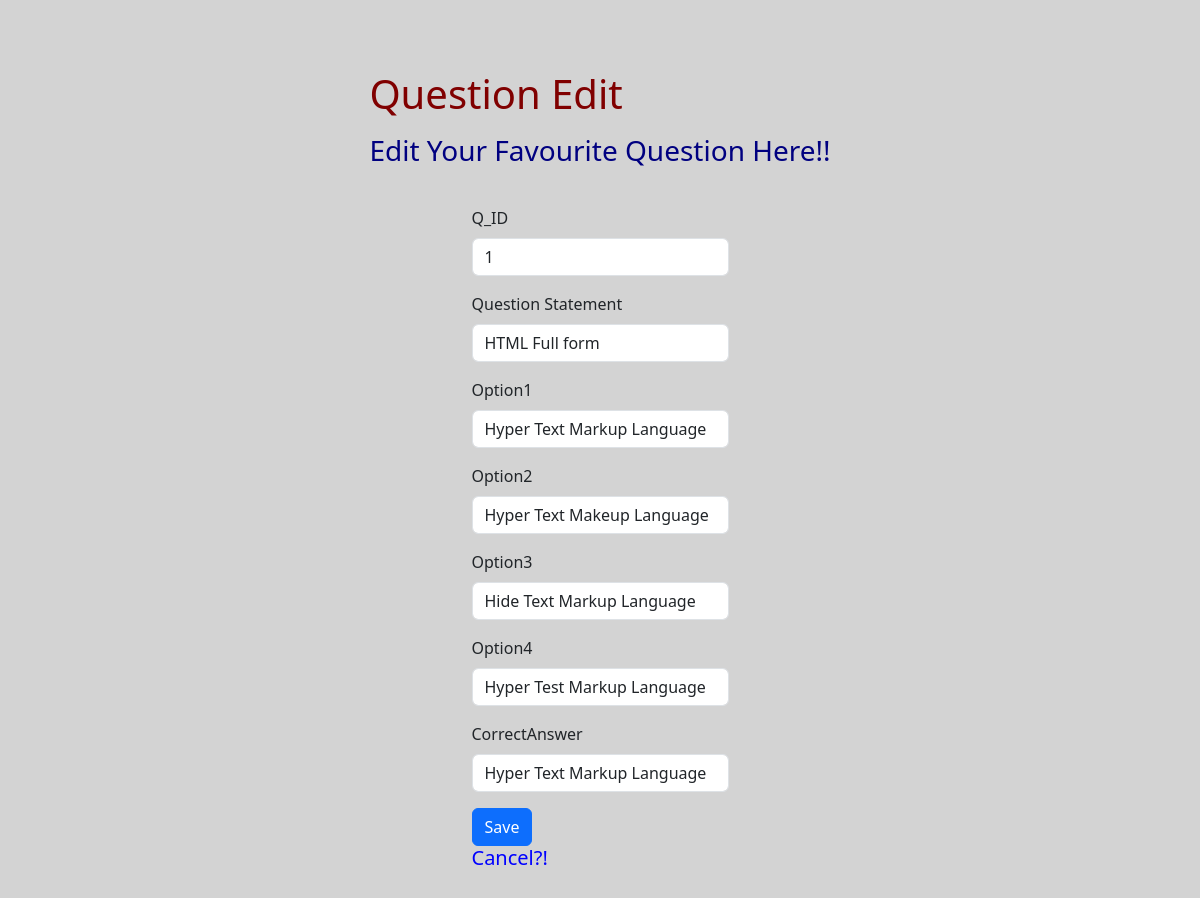
The app's page /quest_edit/1/edit with its own data.
### Backend/models.py (models this page shows)
class Question(db.Model):
    id=db.Column(db.Integer,primary_key=True)
    quiz_id=db.Column(db.Integer,db.ForeignKey('quiz.id'))
    question_statement=db.Column(db.String,nullable=False)
    option1=db.Column(db.String,nullable=False)
    option2=db.Column(db.String,nullable=False)
    option3=db.Column(db.String,nullable=False)
    option4=db.Column(db.String,nullable=False)
    correct_answer=db.Column(db.String,nullable=False)

### Backend/controllers.py (the view)
@app.route('/quest_edit/<int:id>/edit')
def quest_edit(id):
  questobj=Question.query.get(id)
  if not questobj:
    flash("Chapter doesn't exit")
  return render_template('Admin_add/Qu_edit.html',questobj=questobj)

### templates/Admin_add/Qu_edit.html (shortened to what this page needs)
{%extends 'layout.html'%}
{%block content%}
<div>
    <h1>Question Edit</h1>
    <h3>Edit Your Favourite Question Here!!</h3>
</div>
<div class="f_container">
    <form action="" method="POST">
        <div class="mb-3">
        <label for="q_id" class="form-label">Q_ID</label>
        <input type="number" class="form-control" id="q_id" name="q_id" value="{{questobj.quiz_id}}">
        </div>
        <div class="mb-3">
            <label for="ques" class="form-label">Question Statement</label>
            <input type="text" class="form-control" id="ques" name="ques" value="{{questobj.question_statement}}">
        </div>
        <div class="mb-3">
            <label for="op1" class="form-label">Option1</label>
            <input type="text" class="form-control" id="op1" name="op1" value="{{questobj.option1}}">
        </div>
        <div class="mb-3">
            <label for="op2" class="form-label">Option2</label>
            <input type="text" class="form-control" id="op2" name="op2" value="{{questobj.option2}}">
        </div>
        <div class="mb-3">
            <label for="op3" class="form-label">Option3</label>
            <input type="text" class="form-control" id="op1" name="op3" value="{{questobj.option3}}">
        </div>
        <div class="mb-3">
            <label for="op4" class="form-label">Option4</label>
            <input type="text" class="form-control" id="op4" name="op4" value="{{questobj.option4}}">
        </div>
        <div class="mb-3">
            <label for="corr_ans" class="form-label">CorrectAnswer</label>
            <input type="text" class="form-control" id="corr_ans" name="corr_ans" value="{{questobj.correct_answer}}">
        </div>
            <button type="submit" class="btn btn-primary">Save</button>
            <a href="{{url_for('quize')}}"><h5>Cancel?!</h5></a>
        </div>
{%endblock%}

### static/main.css (style rules this page uses)
html,body { margin:0; padding:0; overflow-x: hidden; }
.body_design { min-height:100vh; width:100vw; padding-top:70px; margin:0; background-color:lightgrey; display: flex; justify-content: center; align-items: center; flex-direction: column; }
h1 { color:maroon; margin-bottom:0.4em; }
a { text-decoration:none; color:blue; }
.f_container { height:auto; width:auto; padding:30px 100px 50px 100px; border-radius:8px; margin-bottom:20px; }
h3 { text-align:center; color: navy; }

### records on screen
Question: q_id "1", ques "HTML Full form", op1 "Hyper Text Markup Language", op2 "Hyper Text Makeup Language", op3 "Hide Text Markup Language", op4 "Hyper Test Markup Language", corr_ans "Hyper Text Markup Language"
